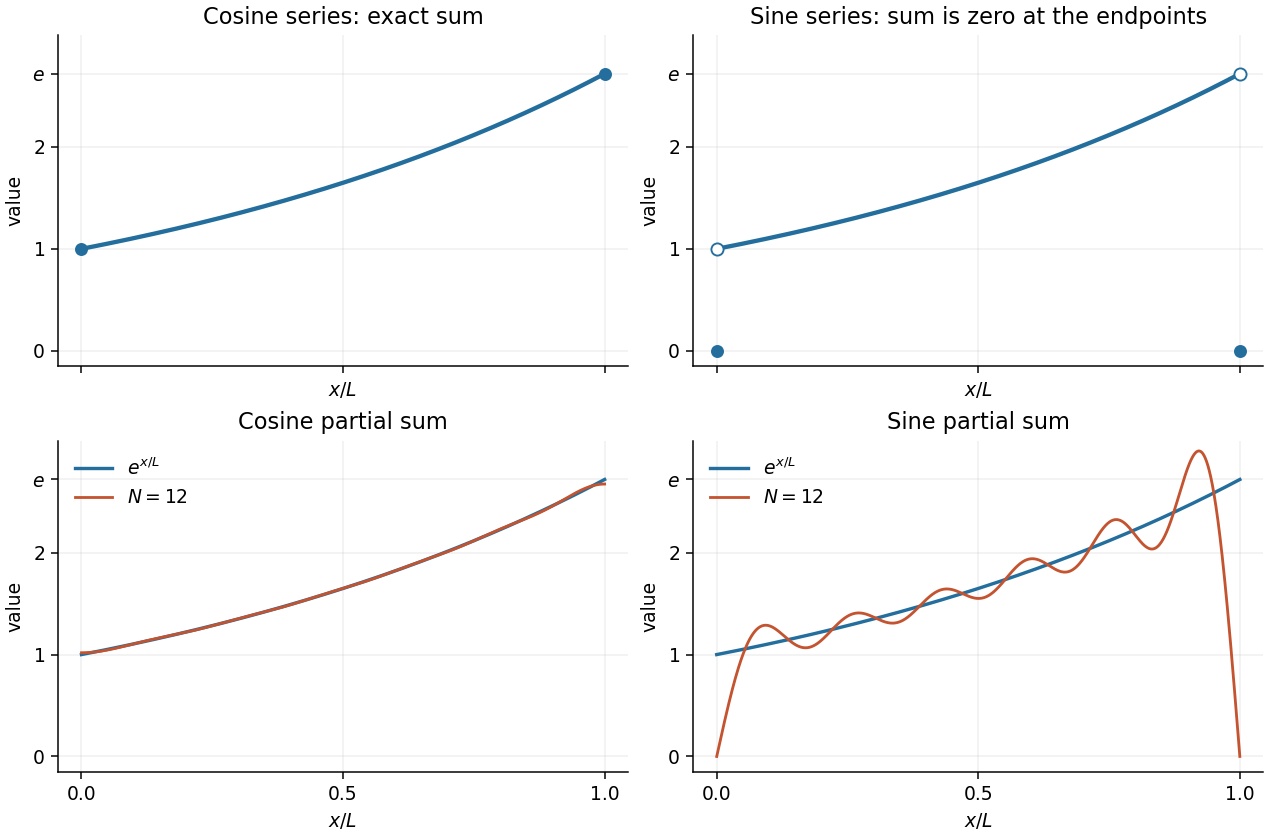

Write the Python code that produced this figure.
"""Original Q4 sketches. Run in the mirrored _media directory; writes only to cwd.
Tested with Python 3.14.4, NumPy 2.3.5, Matplotlib 3.10.7 (root pyproject.toml).
"""
import numpy as np
import matplotlib
matplotlib.use('Agg')
import matplotlib.pyplot as plt

plt.rcParams.update({'font.size': 10, 'figure.facecolor': 'white', 'axes.facecolor': 'white'})
u = np.linspace(0, 1, 1601)
g = np.exp(u)
fig, axes = plt.subplots(2, 2, figsize=(9.4, 6.2), layout='constrained', sharex=True)
for ax in axes.flat:
    ax.set(xlim=(-.045, 1.045), ylim=(-.15, 3.1), xlabel='$x/L$', ylabel='value')
    ax.set_xticks([0, .5, 1]); ax.set_yticks([0, 1, 2, np.e], ['$0$', '$1$', '$2$', '$e$'])
    ax.grid(alpha=.2); ax.spines[['top', 'right']].set_visible(False)
axes[0, 0].plot(u, g, color='#236e9d', lw=2.3)
axes[0, 0].scatter([0, 1], [1, np.e], color='#236e9d', zorder=5, s=35)
axes[0, 0].set_title('Cosine series: exact sum')
axes[0, 1].plot(u[1:-1], g[1:-1], color='#236e9d', lw=2.3)
axes[0, 1].scatter([0, 1], [1, np.e], facecolor='white', edgecolor='#236e9d', s=42, zorder=5)
axes[0, 1].scatter([0, 1], [0, 0], color='#236e9d', s=35, zorder=5)
axes[0, 1].set_title('Sine series: sum is zero at the endpoints')
n = np.arange(1, 13)[:, None]
a = 2*((-1.)**n*np.e-1)/(1+(n*np.pi)**2)
b = 2*n*np.pi*(1-(-1.)**n*np.e)/(1+(n*np.pi)**2)
cn = np.e-1 + np.sum(a*np.cos(n*np.pi*u), axis=0)
sn = np.sum(b*np.sin(n*np.pi*u), axis=0)
for ax, approx, name in [(axes[1, 0], cn, 'Cosine'), (axes[1, 1], sn, 'Sine')]:
    ax.plot(u, g, color='#236e9d', lw=1.8, label=r'$e^{x/L}$')
    ax.plot(u, approx, color='#c45330', lw=1.5, label='$N=12$')
    ax.set_title(name+' partial sum')
    ax.legend(loc='upper left', frameon=False)
fig.savefig('mathematics-v-fourier-sketches.png', dpi=135, facecolor='white', transparent=False)
plt.close(fig)
